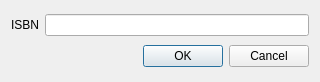
<?xml version="1.0" encoding="UTF-8"?>
<ui version="4.0">
 <class>NewBookDialog</class>
 <widget class="QDialog" name="NewBookDialog">
  <property name="geometry">
   <rect>
    <x>0</x>
    <y>0</y>
    <width>320</width>
    <height>82</height>
   </rect>
  </property>
  <property name="windowTitle">
   <string>New Book</string>
  </property>
  <layout class="QGridLayout" name="gridLayout">
   <item row="1" column="0">
    <widget class="QDialogButtonBox" name="buttonBox">
     <property name="orientation">
      <enum>Qt::Horizontal</enum>
     </property>
     <property name="standardButtons">
      <set>QDialogButtonBox::Cancel|QDialogButtonBox::Ok</set>
     </property>
    </widget>
   </item>
   <item row="0" column="0">
    <layout class="QHBoxLayout" name="horizontalLayout">
     <item>
      <widget class="QLabel" name="label">
       <property name="text">
        <string>ISBN</string>
       </property>
      </widget>
     </item>
     <item>
      <widget class="QLineEdit" name="isbn"/>
     </item>
    </layout>
   </item>
  </layout>
 </widget>
 <resources/>
 <connections>
  <connection>
   <sender>buttonBox</sender>
   <signal>accepted()</signal>
   <receiver>NewBookDialog</receiver>
   <slot>accept()</slot>
   <hints>
    <hint type="sourcelabel">
     <x>248</x>
     <y>254</y>
    </hint>
    <hint type="destinationlabel">
     <x>157</x>
     <y>274</y>
    </hint>
   </hints>
  </connection>
  <connection>
   <sender>buttonBox</sender>
   <signal>rejected()</signal>
   <receiver>NewBookDialog</receiver>
   <slot>reject()</slot>
   <hints>
    <hint type="sourcelabel">
     <x>316</x>
     <y>260</y>
    </hint>
    <hint type="destinationlabel">
     <x>286</x>
     <y>274</y>
    </hint>
   </hints>
  </connection>
 </connections>
</ui>
